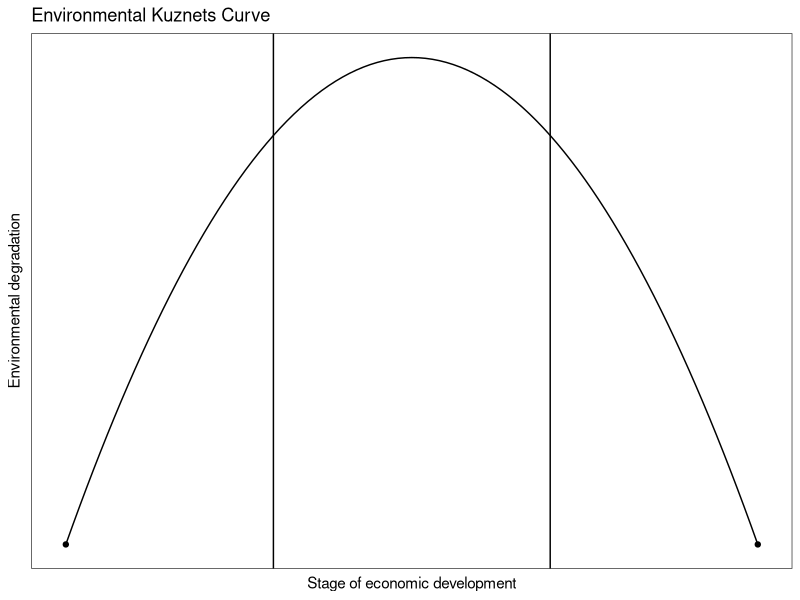

The R source for this figure:
library(tidyr) # for `gather`
library(ggplot2)
library(readr)



f <- function(x) 0 + (1*x) - (1*x*x)
tmp <- data.frame(x=0:1, y=f(0:1))
# Make plot object
p <- qplot(x, y, data = tmp, xlab = "Stage of economic development",
           ylab = "Environmental degradation") +
#p <- p + 
  stat_function(fun=f) + 
  geom_vline(xintercept = as.numeric(0.30), color = "black", size = 0.5) + 
  geom_vline(xintercept = as.numeric(0.70), color = "black", size = 0.5) +
  theme_bw() +
  theme(axis.text.x=element_blank(),
        axis.ticks.x=element_blank(),
        axis.text.y=element_blank(),
        axis.ticks.y=element_blank(),
        panel.grid.major = element_blank(),
        panel.grid.minor = element_blank(),
        panel.background = element_blank()) +
  labs(title = "Environmental Kuznets Curve")

p

